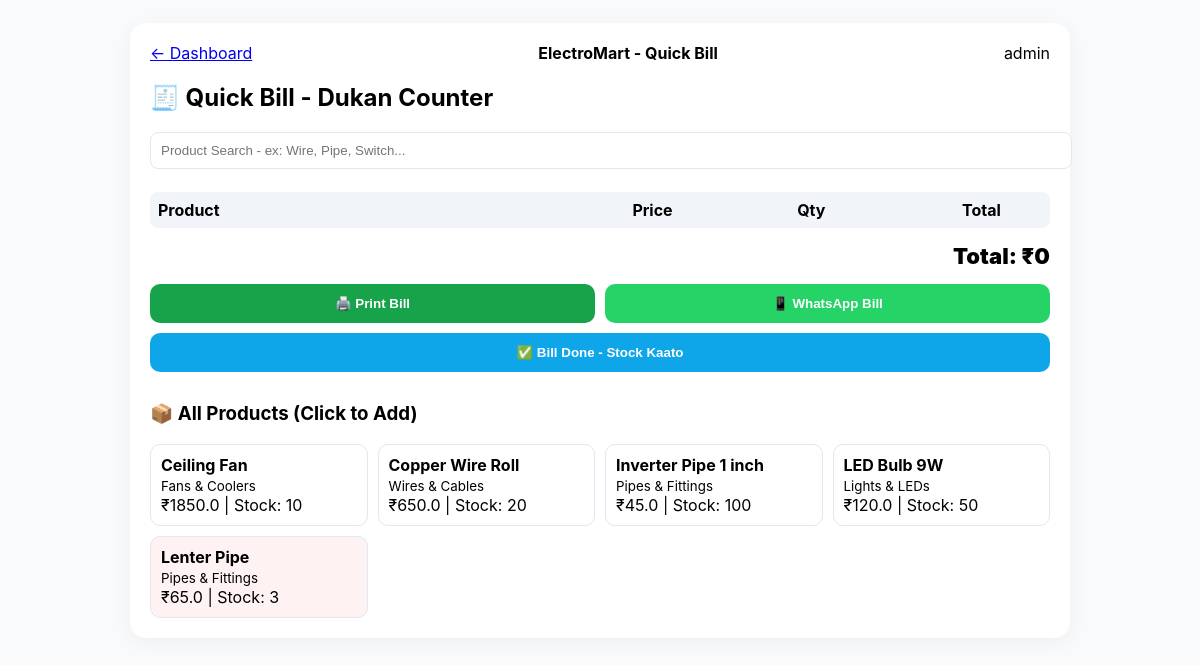
The app's page /owner/quick-bill (signed in) with its own data.
### tables this page shows
CREATE TABLE products (id INTEGER PRIMARY KEY AUTOINCREMENT, name TEXT NOT NULL, category TEXT NOT NULL, price REAL NOT NULL DEFAULT 0, description TEXT DEFAULT '', stock INTEGER NOT NULL DEFAULT 0, image TEXT DEFAULT '', video TEXT DEFAULT '', created_at TIMESTAMP DEFAULT CURRENT_TIMESTAMP, cost_price REAL DEFAULT 0);

### app.py (the view)
@app.route('/owner/quick-bill')
@owner_required
def quick_bill():
    with get_db() as db:
        products = db.execute("SELECT * FROM products ORDER BY name ASC").fetchall()
    return render_template("quick_bill.html", products=products)

### app.py (called while the page is built)
def get_db():
    db = sqlite3.connect(DATABASE, timeout=15)
    db.row_factory = sqlite3.Row
    return db

def owner_required(f):
    @wraps(f)
    def w(*a, **k):
        if not session.get("user_id") or session.get("role") != "owner": flash("Owner login required.", "error"); return redirect(url_for("owner_login"))
        return f(*a, **k)
    return w

### templates/quick_bill.html (shortened to what this page needs)
<!DOCTYPE html><html><head><meta charset="UTF-8"><title>Quick Bill - ElectroMart</title>
</head><body>
<div class="bill-box">
<div class="no-print" style="display:flex;justify-content:space-between;margin-bottom:15px"><a href="/owner">← Dashboard</a><b>ElectroMart - Quick Bill</b><span>{{ session['username'] }}</span></div>
<h2>🧾 Quick Bill - Dukan Counter</h2>
<input type="text" id="search" placeholder="Product Search - ex: Wire, Pipe, Switch..." style="width:100%;margin-bottom:15px" onkeyup="filterProducts()">
<form method="POST" action="/owner/quick-bill/print" id="billForm">
<div id="billRows">
<div class="row" style="font-weight:700;background:#f1f5f9;padding:8px;border-radius:8px"><div>Product</div><div>Price</div><div>Qty</div><div>Total</div></div>
</div>
<div class="total">Total: ₹<span id="grandTotal">0</span></div>
<div style="display:grid;grid-template-columns:1fr 1fr;gap:10px" class="no-print">
<button type="button" class="btn" style="background:#16a34a" onclick="window.print()">🖨️ Print Bill</button>
<button type="button" class="btn" style="background:#25D366" onclick="sendWhatsApp()">📱 WhatsApp Bill</button>
</div>
<button type="submit" class="btn no-print" style="margin-top:10px;background:#0ea5e9">✅ Bill Done - Stock Kaato</button>
</form>
<h3 style="margin-top:30px" class="no-print">📦 All Products (Click to Add)</h3>
<div id="productList" style="display:grid;grid-template-columns:repeat(auto-fill,minmax(180px,1fr));gap:10px" class="no-print">
{% for p in products %}
<div class="p-card" data-name="{{ p['name']|lower }}" onclick="addToBill({{ p['id'] }}, '{{ p['name'] }}', {{ p['price'] }}, {{ p['stock'] }})" style="border:1px solid #e2e8f0;padding:10px;border-radius:10px;cursor:pointer;background:{% if p['stock']<=5 %}#fef2f2{% else %}white{% endif %}">
<b>{{ p['name'] }}</b><br><small>{{ p['category'] }}</small><br>₹{{ p['price'] }} | Stock: {{ p['stock'] }}
</div>
{% endfor %}
</div>
</div>
</body></html>

### templates/quick_bill.html (style rules this page uses)
body { font-family:Inter;background:#f8fafc;padding:15px }
.bill-box { background:white;max-width:900px;margin:0 auto;padding:20px;border-radius:16px;box-shadow:0 4px 20px rgba(0,0,0,0.05) }
.row { display:grid;grid-template-columns:3fr 1fr 1fr 80px;gap:10px;margin:8px 0;align-items:center }
input,select { padding:10px;border:1px solid #e2e8f0;border-radius:8px }
.btn { padding:12px;background:#0f172a;color:white;border:none;border-radius:10px;font-weight:700;cursor:pointer;width:100% }
.total { font-size:22px;font-weight:900;text-align:right;margin:15px 0 }

### records on screen
products: name "Ceiling Fan", category "Fans & Coolers", price "1850.0", stock "10"
products: name "Copper Wire Roll", category "Wires & Cables", price "650.0", stock "20"
products: name "Inverter Pipe 1 inch", category "Pipes & Fittings", price "45.0", stock "100"
products: name "LED Bulb 9W", category "Lights & LEDs", price "120.0", stock "50"
products: name "Lenter Pipe", category "Pipes & Fittings", price "65.0", stock "3"

### other values on screen
{{ session['username'] }} "admin"
